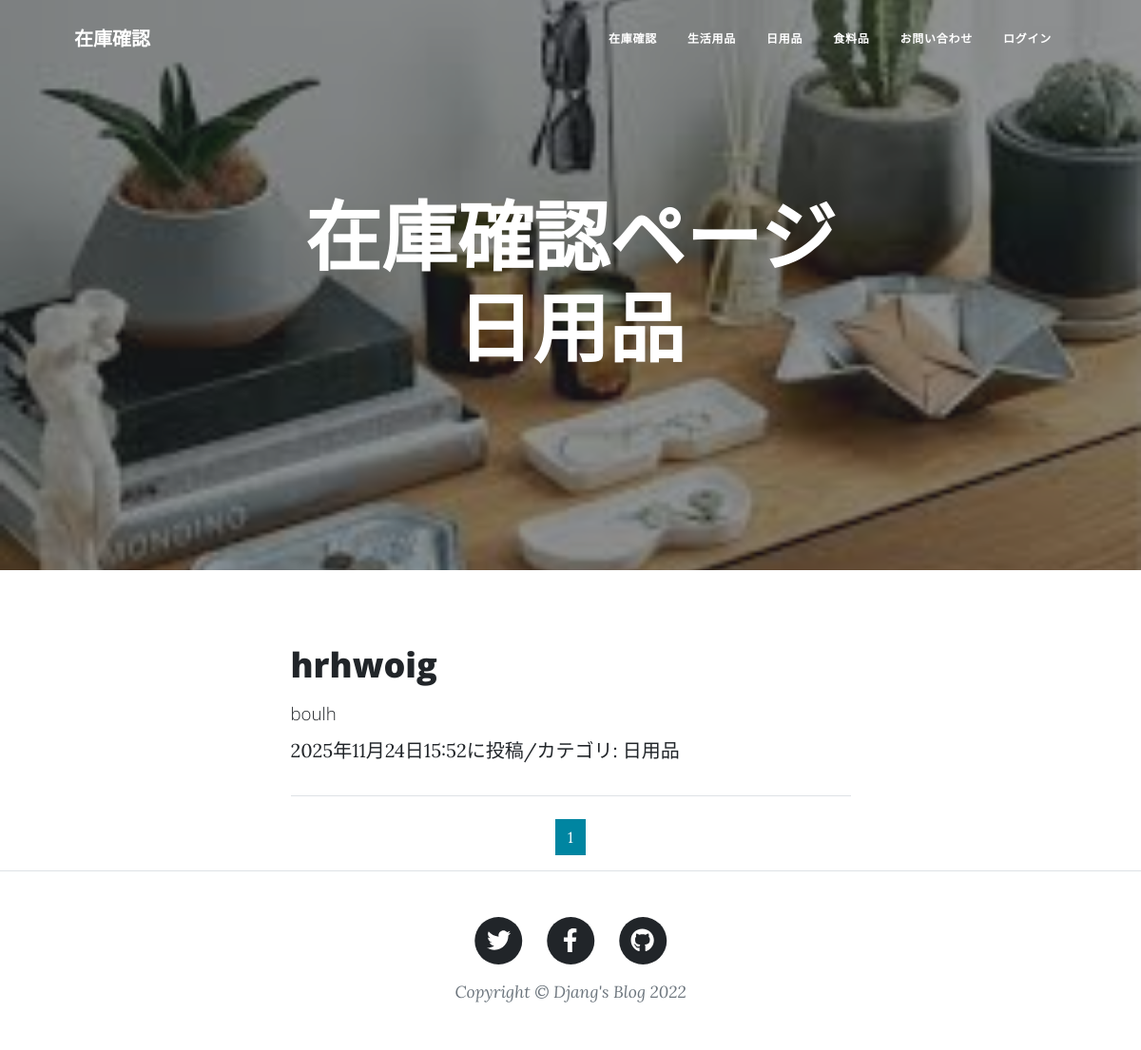
Page /daily_necessities_list/ on the committed database.
### inventory_control/models.py (models this page shows, shortened)
class InventoryPost(models.Model):
    CATEGORY=(('食料品','食料品'),
              ('日用品','日用品'),
              ('生活用品','生活用品'))
    title=models.CharField(
        verbose_name='商品名',
        max_length=200
    )
    content =models.TextField(
        verbose_name='商品説明'
    )
    posted_at=models.DateTimeField(
        verbose_name='投稿日時',
        auto_now_add=True
    )
    category=models.CharField(
        verbose_name='カテゴリ',
        max_length=50,
        choices=CATEGORY
    )
    quantity = models.PositiveIntegerField(
        verbose_name='在庫数',
        default=0
    )

### inventory_control/views.py (the view)
class Daily_necessitiesView(ListView):
    template_name ='daily_necessities_list.html'
    model = InventoryPost
    context_object_name = 'daily_necessities_records'
    queryset = InventoryPost.objects.filter(
        category='日用品').order_by('-posted_at')
    paginate_by = 10

### inventory_control/templates/Daily_necessities_list.html (shortened to what this page needs)
{% extends 'base.html' %}
{% load static %}
         {% block header %}
        <header class="masthead" style="background-image: url({% static 'assets/img/dailynecessities.jpg' %})">
            <div class="container position-relative px-4 px-lg-5">
                <div class="row gx-4 gx-lg-5 justify-content-center">
                    <div class="col-md-10 col-lg-8 col-xl-7">
                        <div class="site-heading">
                            <h1>在庫確認ページ 日用品</h1>
                        </div>
                    </div>
                </div>
            </div>
        </header>
        {% endblock %}
         {% block contents %}
        <div class="container px-4 px-lg-5">
            <div class="row gx-4 gx-lg-5 justify-content-center">
                <div class="col-md-10 col-lg-8 col-xl-7">
                    {% for record in daily_necessities_records %}
                    <div class="post-preview">
                        <a href="{% url 'inventory:inventory_detail' record.pk %}">
                            <h2 class="post-title">
                                {{record.title}}</h2>
                            <h3 class="post-subtitle">
                                <span style="font-size: 14pt;">
                                    {{ record.content|truncatechars:50}}
                                </span>
                            </h3>
                        </a>
                            {{record.posted_at}}に投稿/カテゴリ:
                            {{record.category}}</p>
                    </div>
                    <hr class="my-4" />
                    {% endfor %}
                     {% include "pagination.html" %}
                </div>
            </div>
        </div>
        {% endblock %}

### rows in the picture
InventoryPost: title "hrhwoig", content "boulh", posted_at "2025年11月24日15:52", category "日用品"

### other values in the picture
{{ num }} "1"
